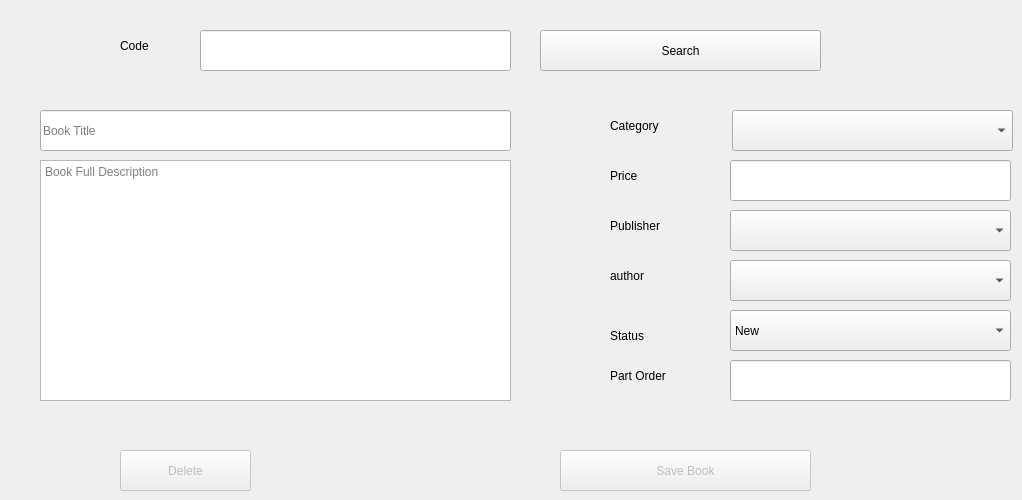
      <widget class="QWidget" name="tab_10">
       <attribute name="title">
        <string>Edit Or Delete Book</string>
       </attribute>
       <widget class="QLabel" name="label_9">
        <property name="geometry">
         <rect>
          <x>610</x>
          <y>160</y>
          <width>91</width>
          <height>31</height>
         </rect>
        </property>
        <property name="text">
         <string>Price</string>
        </property>
       </widget>
       <widget class="QComboBox" name="comboBox_7">
        <property name="geometry">
         <rect>
          <x>730</x>
          <y>310</y>
          <width>281</width>
          <height>41</height>
         </rect>
        </property>
        <item>
         <property name="text">
          <string>New</string>
         </property>
        </item>
        <item>
         <property name="text">
          <string>Used</string>
         </property>
        </item>
        <item>
         <property name="text">
          <string>Damaged</string>
         </property>
        </item>
       </widget>
       <widget class="QLineEdit" name="lineEdit_7">
        <property name="geometry">
         <rect>
          <x>730</x>
          <y>160</y>
          <width>281</width>
          <height>41</height>
         </rect>
        </property>
       </widget>
       <widget class="QComboBox" name="comboBox_8">
        <property name="geometry">
         <rect>
          <x>730</x>
          <y>210</y>
          <width>281</width>
          <height>41</height>
         </rect>
        </property>
       </widget>
       <widget class="QPushButton" name="pushButton_11">
        <property name="enabled">
         <bool>false</bool>
        </property>
        <property name="geometry">
         <rect>
          <x>560</x>
          <y>450</y>
          <width>251</width>
          <height>41</height>
         </rect>
        </property>
        <property name="text">
         <string>Save Book</string>
        </property>
       </widget>
       <widget class="QTextEdit" name="textEdit_2">
        <property name="geometry">
         <rect>
          <x>40</x>
          <y>160</y>
          <width>471</width>
          <height>241</height>
         </rect>
        </property>
        <property name="placeholderText">
         <string>Book Full Description</string>
        </property>
       </widget>
       <widget class="QLabel" name="label_10">
        <property name="geometry">
         <rect>
          <x>610</x>
          <y>360</y>
          <width>91</width>
          <height>31</height>
         </rect>
        </property>
        <property name="text">
         <string>Part Order</string>
        </property>
       </widget>
       <widget class="QComboBox" name="comboBox_9">
        <property name="geometry">
         <rect>
          <x>730</x>
          <y>260</y>
          <width>281</width>
          <height>41</height>
         </rect>
        </property>
       </widget>
       <widget class="QComboBox" name="comboBox_10">
        <property name="geometry">
         <rect>
          <x>732</x>
          <y>110</y>
          <width>281</width>
          <height>41</height>
         </rect>
        </property>
       </widget>
       <widget class="QLineEdit" name="lineEdit_8">
        <property name="geometry">
         <rect>
          <x>200</x>
          <y>30</y>
          <width>311</width>
          <height>41</height>
         </rect>
        </property>
       </widget>
       <widget class="QLabel" name="label_11">
        <property name="geometry">
         <rect>
          <x>610</x>
          <y>260</y>
          <width>91</width>
          <height>31</height>
         </rect>
        </property>
        <property name="text">
         <string>author</string>
        </property>
       </widget>
       <widget class="QLabel" name="label_12">
        <property name="geometry">
         <rect>
          <x>610</x>
          <y>210</y>
          <width>91</width>
          <height>31</height>
         </rect>
        </property>
        <property name="text">
         <string>Publisher</string>
        </property>
       </widget>
       <widget class="QLabel" name="label_13">
        <property name="geometry">
         <rect>
          <x>610</x>
          <y>110</y>
          <width>91</width>
          <height>31</height>
         </rect>
        </property>
        <property name="text">
         <string>Category</string>
        </property>
       </widget>
       <widget class="QLineEdit" name="lineEdit_9">
        <property name="geometry">
         <rect>
          <x>730</x>
          <y>360</y>
          <width>281</width>
          <height>41</height>
         </rect>
        </property>
       </widget>
       <widget class="QLineEdit" name="lineEdit_10">
        <property name="geometry">
         <rect>
          <x>40</x>
          <y>110</y>
          <width>471</width>
          <height>41</height>
         </rect>
        </property>
        <property name="placeholderText">
         <string>Book Title</string>
        </property>
       </widget>
       <widget class="QLabel" name="label_14">
        <property name="geometry">
         <rect>
          <x>610</x>
          <y>320</y>
          <width>91</width>
          <height>31</height>
         </rect>
        </property>
        <property name="text">
         <string>Status</string>
        </property>
       </widget>
       <widget class="QLabel" name="label_15">
        <property name="geometry">
         <rect>
          <x>120</x>
          <y>30</y>
          <width>71</width>
          <height>31</height>
         </rect>
        </property>
        <property name="text">
         <string>Code</string>
        </property>
       </widget>
       <widget class="QPushButton" name="pushButton_12">
        <property name="geometry">
         <rect>
          <x>540</x>
          <y>30</y>
          <width>281</width>
          <height>41</height>
         </rect>
        </property>
        <property name="text">
         <string>Search</string>
        </property>
       </widget>
       <widget class="QPushButton" name="pushButton_13">
        <property name="enabled">
         <bool>false</bool>
        </property>
        <property name="geometry">
         <rect>
          <x>120</x>
          <y>450</y>
          <width>131</width>
          <height>41</height>
         </rect>
        </property>
        <property name="text">
         <string>Delete</string>
        </property>
       </widget>
      </widget>
